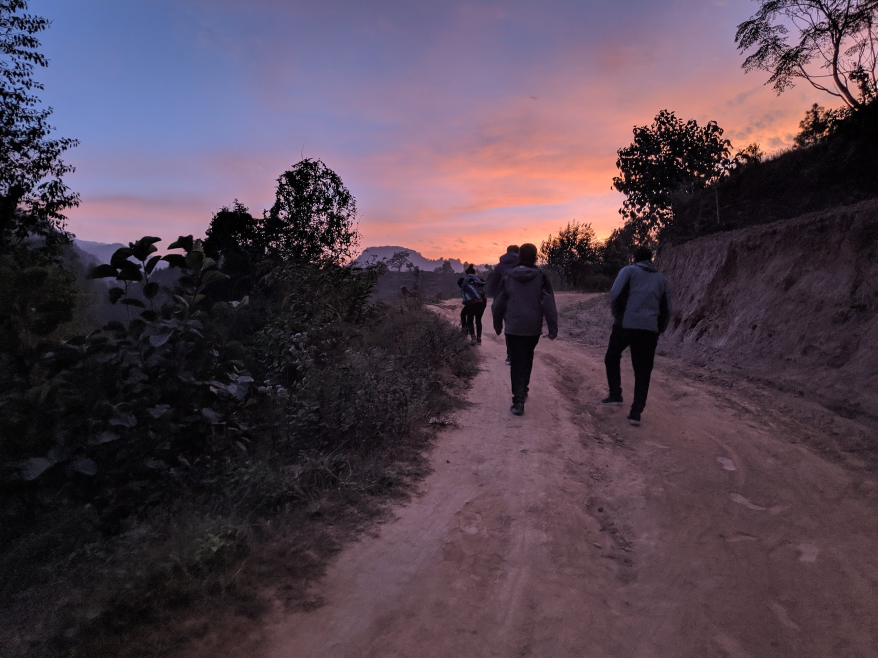
#> input picture IMG_1.jpg, 1755 x 1316 px (shown at 1/2 size)
$ jupyter execute Lab6_Blending.ipynb
#> lines starting #> are read from the running program, lines starting #| are printed output that depends on the picture
[cell 1]
import cv2
import numpy as np

img1 = cv2.imread('IMG_1.jpg')
#> img1 is the input picture: shape (1316, 1755, 3); mean B, G, R 79.8, 66.6, 82.4
img2 = cv2.imread('pic.jpg')
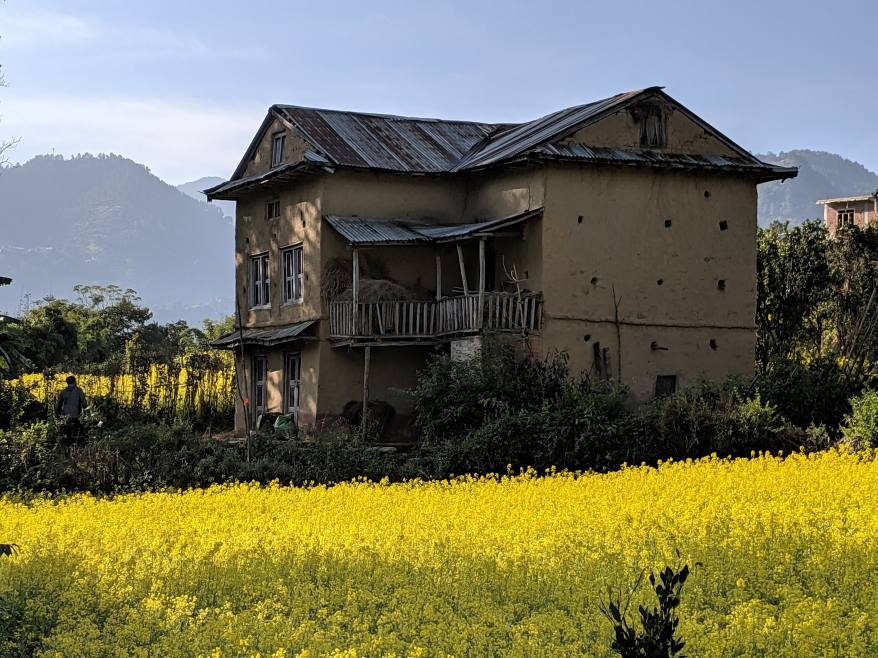
#> input picture pic.jpg, 1755 x 1316 px (shown at 1/2 size)
#> img2 is the input picture: shape (1316, 1755, 3); mean B, G, R 87, 114.8, 115.4


print(img1.shape)
#| (1316, 1755, 3)
print(img2.shape)
#| (1316, 1755, 3)

img1 = cv2.resize(img1, (512, 512))
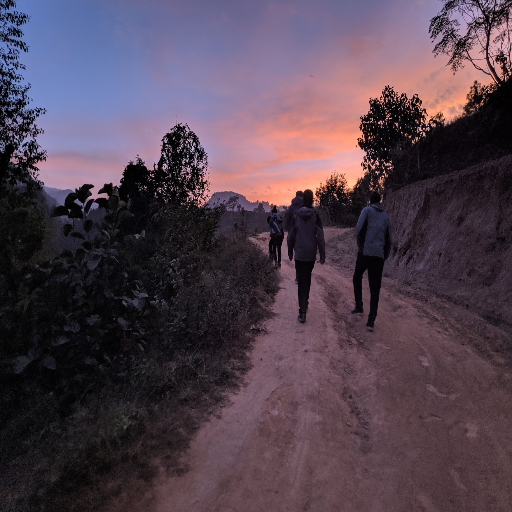
#> img1: shape (512, 512, 3); mean B, G, R 79.6, 66.5, 82.3
img2 = cv2.resize(img2, (512, 512))
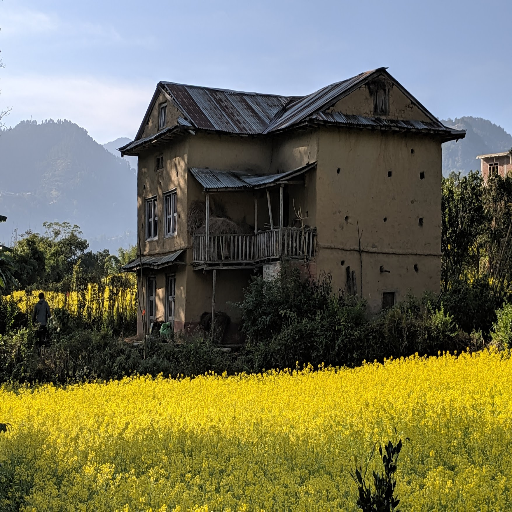
#> img2: shape (512, 512, 3); mean B, G, R 86.9, 114.6, 115.2


dst = cv2.addWeighted(img1,0.7,img2,0.3,0)
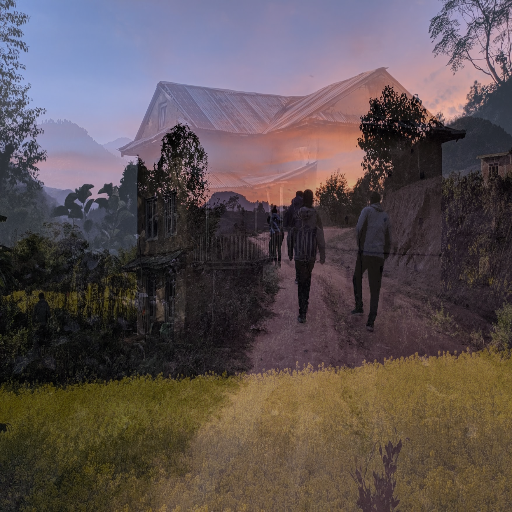
#> dst: shape (512, 512, 3); mean B, G, R 81.8, 81, 92.2

cv2.imshow('dst',dst)
cv2.waitKey(0)
cv2.destroyAllWindows()
